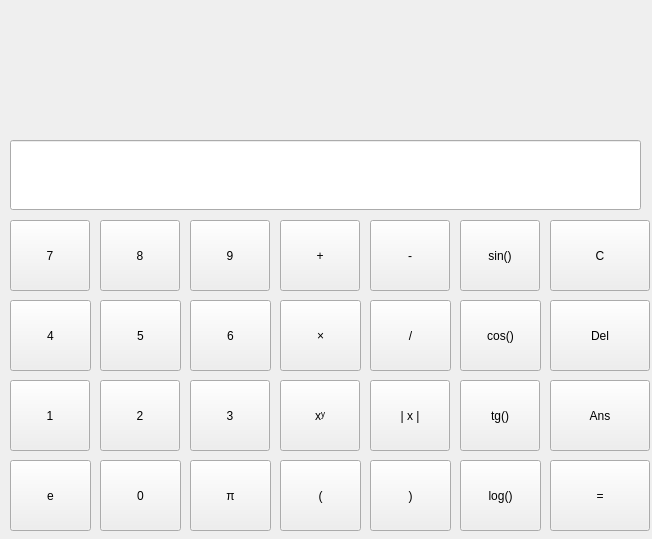
<?xml version="1.0" encoding="UTF-8"?>
<ui version="4.0">
 <class>main_window</class>
 <widget class="QWidget" name="main_window">
  <property name="geometry">
   <rect>
    <x>0</x>
    <y>0</y>
    <width>652</width>
    <height>539</height>
   </rect>
  </property>
  <property name="windowTitle">
   <string>Form</string>
  </property>
  <widget class="QPushButton" name="number_e_b">
   <property name="geometry">
    <rect>
     <x>10</x>
     <y>460</y>
     <width>81</width>
     <height>71</height>
    </rect>
   </property>
   <property name="text">
    <string>e</string>
   </property>
  </widget>
  <widget class="QPushButton" name="number_0_b">
   <property name="geometry">
    <rect>
     <x>100</x>
     <y>460</y>
     <width>81</width>
     <height>71</height>
    </rect>
   </property>
   <property name="text">
    <string>0</string>
   </property>
  </widget>
  <widget class="QPushButton" name="number_pi_b">
   <property name="geometry">
    <rect>
     <x>190</x>
     <y>460</y>
     <width>81</width>
     <height>71</height>
    </rect>
   </property>
   <property name="text">
    <string>π</string>
   </property>
  </widget>
  <widget class="QPushButton" name="brace_left">
   <property name="geometry">
    <rect>
     <x>280</x>
     <y>460</y>
     <width>81</width>
     <height>71</height>
    </rect>
   </property>
   <property name="text">
    <string>(</string>
   </property>
  </widget>
  <widget class="QPushButton" name="brace_right">
   <property name="geometry">
    <rect>
     <x>370</x>
     <y>460</y>
     <width>81</width>
     <height>71</height>
    </rect>
   </property>
   <property name="text">
    <string>)</string>
   </property>
  </widget>
  <widget class="QPushButton" name="function_log">
   <property name="geometry">
    <rect>
     <x>460</x>
     <y>460</y>
     <width>81</width>
     <height>71</height>
    </rect>
   </property>
   <property name="text">
    <string>log()</string>
   </property>
  </widget>
  <widget class="QPushButton" name="result">
   <property name="geometry">
    <rect>
     <x>550</x>
     <y>460</y>
     <width>100</width>
     <height>71</height>
    </rect>
   </property>
   <property name="text">
    <string>=</string>
   </property>
  </widget>
  <widget class="QPushButton" name="number_1_b">
   <property name="geometry">
    <rect>
     <x>10</x>
     <y>380</y>
     <width>80</width>
     <height>71</height>
    </rect>
   </property>
   <property name="text">
    <string>1</string>
   </property>
  </widget>
  <widget class="QPushButton" name="number_2_b">
   <property name="geometry">
    <rect>
     <x>100</x>
     <y>380</y>
     <width>80</width>
     <height>71</height>
    </rect>
   </property>
   <property name="text">
    <string>2</string>
   </property>
  </widget>
  <widget class="QPushButton" name="number_3_b">
   <property name="geometry">
    <rect>
     <x>190</x>
     <y>380</y>
     <width>80</width>
     <height>71</height>
    </rect>
   </property>
   <property name="text">
    <string>3</string>
   </property>
  </widget>
  <widget class="QPushButton" name="operation_exp">
   <property name="geometry">
    <rect>
     <x>280</x>
     <y>380</y>
     <width>80</width>
     <height>71</height>
    </rect>
   </property>
   <property name="text">
    <string>xʸ</string>
   </property>
  </widget>
  <widget class="QPushButton" name="brace_abs">
   <property name="geometry">
    <rect>
     <x>370</x>
     <y>380</y>
     <width>80</width>
     <height>71</height>
    </rect>
   </property>
   <property name="text">
    <string>| x |</string>
   </property>
  </widget>
  <widget class="QPushButton" name="function_tg">
   <property name="geometry">
    <rect>
     <x>460</x>
     <y>380</y>
     <width>80</width>
     <height>71</height>
    </rect>
   </property>
   <property name="text">
    <string>tg()</string>
   </property>
  </widget>
  <widget class="QPushButton" name="ans_b">
   <property name="geometry">
    <rect>
     <x>550</x>
     <y>380</y>
     <width>100</width>
     <height>71</height>
    </rect>
   </property>
   <property name="text">
    <string>Ans</string>
   </property>
  </widget>
  <widget class="QPushButton" name="function_sin">
   <property name="geometry">
    <rect>
     <x>460</x>
     <y>220</y>
     <width>80</width>
     <height>71</height>
    </rect>
   </property>
   <property name="text">
    <string>sin()</string>
   </property>
  </widget>
  <widget class="QPushButton" name="number_5_b">
   <property name="geometry">
    <rect>
     <x>100</x>
     <y>300</y>
     <width>81</width>
     <height>71</height>
    </rect>
   </property>
   <property name="text">
    <string>5</string>
   </property>
  </widget>
  <widget class="QPushButton" name="operation_devide">
   <property name="geometry">
    <rect>
     <x>370</x>
     <y>300</y>
     <width>81</width>
     <height>71</height>
    </rect>
   </property>
   <property name="text">
    <string>/</string>
   </property>
  </widget>
  <widget class="QPushButton" name="number_8_b">
   <property name="geometry">
    <rect>
     <x>100</x>
     <y>220</y>
     <width>80</width>
     <height>71</height>
    </rect>
   </property>
   <property name="text">
    <string>8</string>
   </property>
  </widget>
  <widget class="QPushButton" name="delete_all">
   <property name="geometry">
    <rect>
     <x>550</x>
     <y>220</y>
     <width>100</width>
     <height>71</height>
    </rect>
   </property>
   <property name="text">
    <string>C</string>
   </property>
  </widget>
  <widget class="QPushButton" name="number_6_b">
   <property name="geometry">
    <rect>
     <x>190</x>
     <y>300</y>
     <width>81</width>
     <height>71</height>
    </rect>
   </property>
   <property name="text">
    <string>6</string>
   </property>
  </widget>
  <widget class="QPushButton" name="number_9_b">
   <property name="geometry">
    <rect>
     <x>190</x>
     <y>220</y>
     <width>80</width>
     <height>71</height>
    </rect>
   </property>
   <property name="text">
    <string>9</string>
   </property>
  </widget>
  <widget class="QPushButton" name="operation_multiply">
   <property name="geometry">
    <rect>
     <x>280</x>
     <y>300</y>
     <width>81</width>
     <height>71</height>
    </rect>
   </property>
   <property name="text">
    <string>×</string>
   </property>
  </widget>
  <widget class="QPushButton" name="delete_symbol">
   <property name="geometry">
    <rect>
     <x>550</x>
     <y>300</y>
     <width>100</width>
     <height>71</height>
    </rect>
   </property>
   <property name="text">
    <string>Del</string>
   </property>
  </widget>
  <widget class="QPushButton" name="function_cos">
   <property name="geometry">
    <rect>
     <x>460</x>
     <y>300</y>
     <width>81</width>
     <height>71</height>
    </rect>
   </property>
   <property name="text">
    <string>cos()</string>
   </property>
  </widget>
  <widget class="QPushButton" name="number_7_b">
   <property name="geometry">
    <rect>
     <x>10</x>
     <y>220</y>
     <width>80</width>
     <height>71</height>
    </rect>
   </property>
   <property name="text">
    <string>7</string>
   </property>
  </widget>
  <widget class="QPushButton" name="operation_plus">
   <property name="geometry">
    <rect>
     <x>280</x>
     <y>220</y>
     <width>80</width>
     <height>71</height>
    </rect>
   </property>
   <property name="text">
    <string>+</string>
   </property>
  </widget>
  <widget class="QPushButton" name="number_4_b">
   <property name="geometry">
    <rect>
     <x>10</x>
     <y>300</y>
     <width>81</width>
     <height>71</height>
    </rect>
   </property>
   <property name="text">
    <string>4</string>
   </property>
  </widget>
  <widget class="QPushButton" name="operation_minus">
   <property name="geometry">
    <rect>
     <x>370</x>
     <y>220</y>
     <width>80</width>
     <height>71</height>
    </rect>
   </property>
   <property name="text">
    <string>-</string>
   </property>
  </widget>
  <widget class="QLineEdit" name="input_order">
   <property name="geometry">
    <rect>
     <x>10</x>
     <y>140</y>
     <width>631</width>
     <height>70</height>
    </rect>
   </property>
   <property name="text">
    <string/>
   </property>
   <property name="alignment">
    <set>Qt::AlignRight|Qt::AlignTrailing|Qt::AlignVCenter</set>
   </property>
  </widget>
  <widget class="QLabel" name="last_operation">
   <property name="geometry">
    <rect>
     <x>10</x>
     <y>20</y>
     <width>621</width>
     <height>111</height>
    </rect>
   </property>
   <property name="text">
    <string/>
   </property>
  </widget>
 </widget>
 <resources/>
 <connections/>
</ui>
